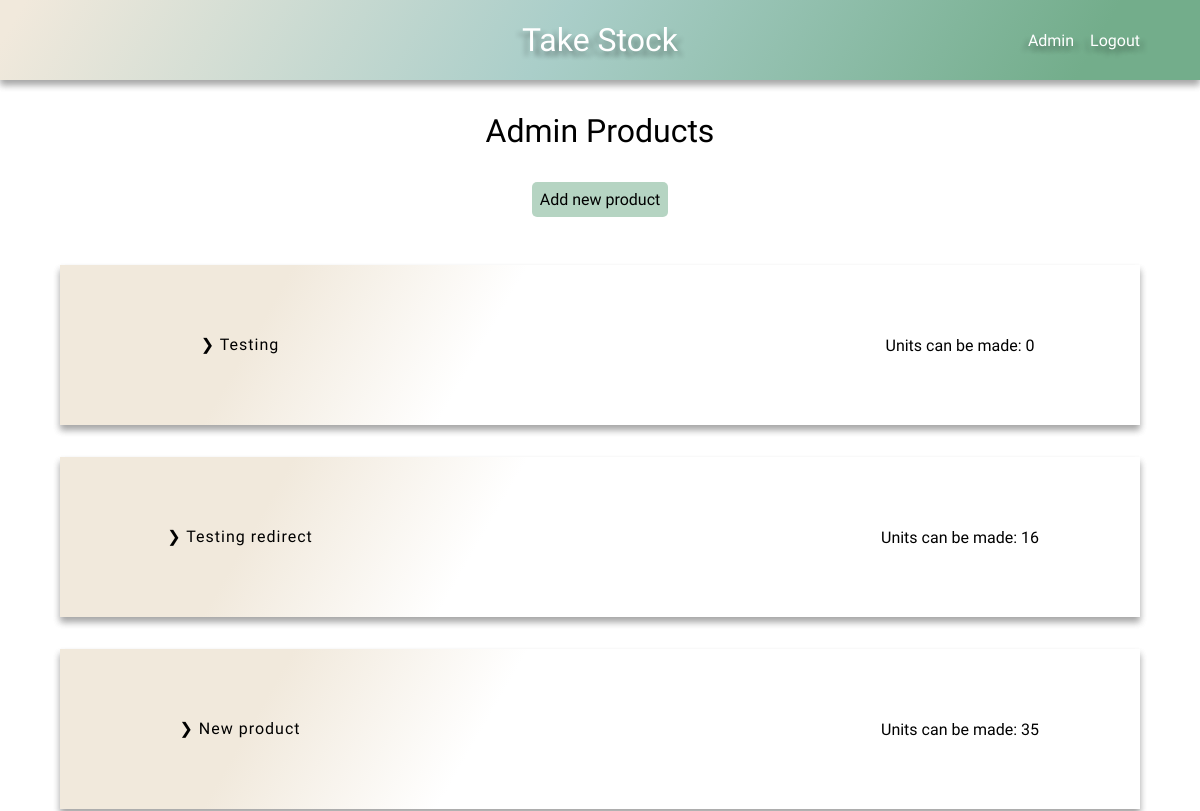
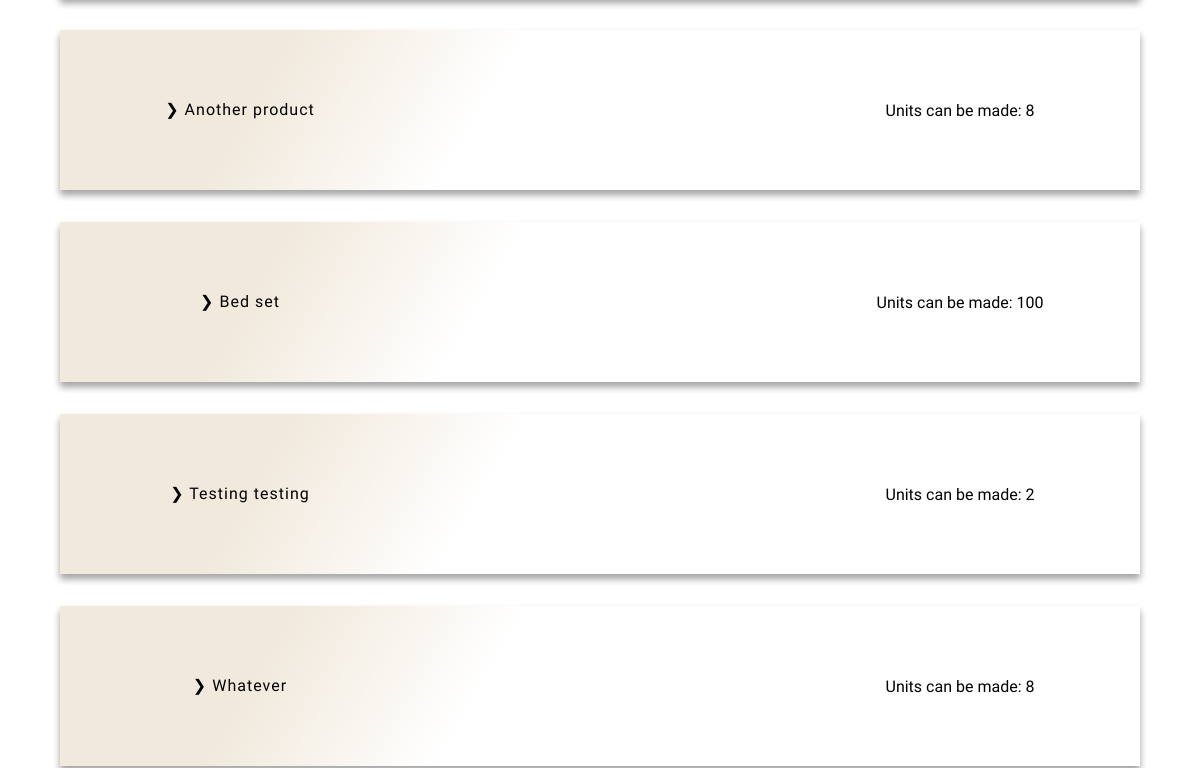
Page /products/ (signed in, upper part) on the earlier database version (2 pictures, top to bottom).
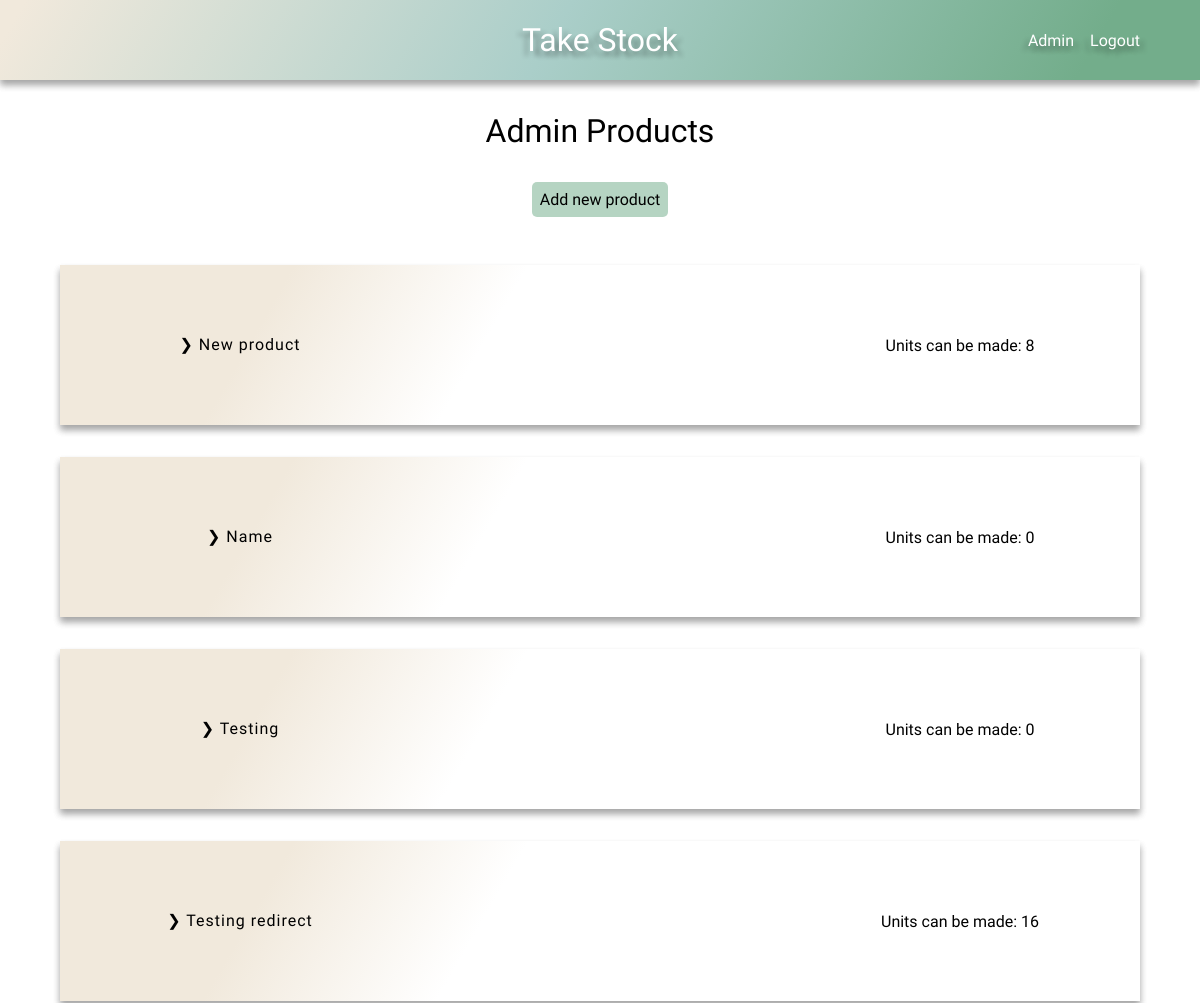
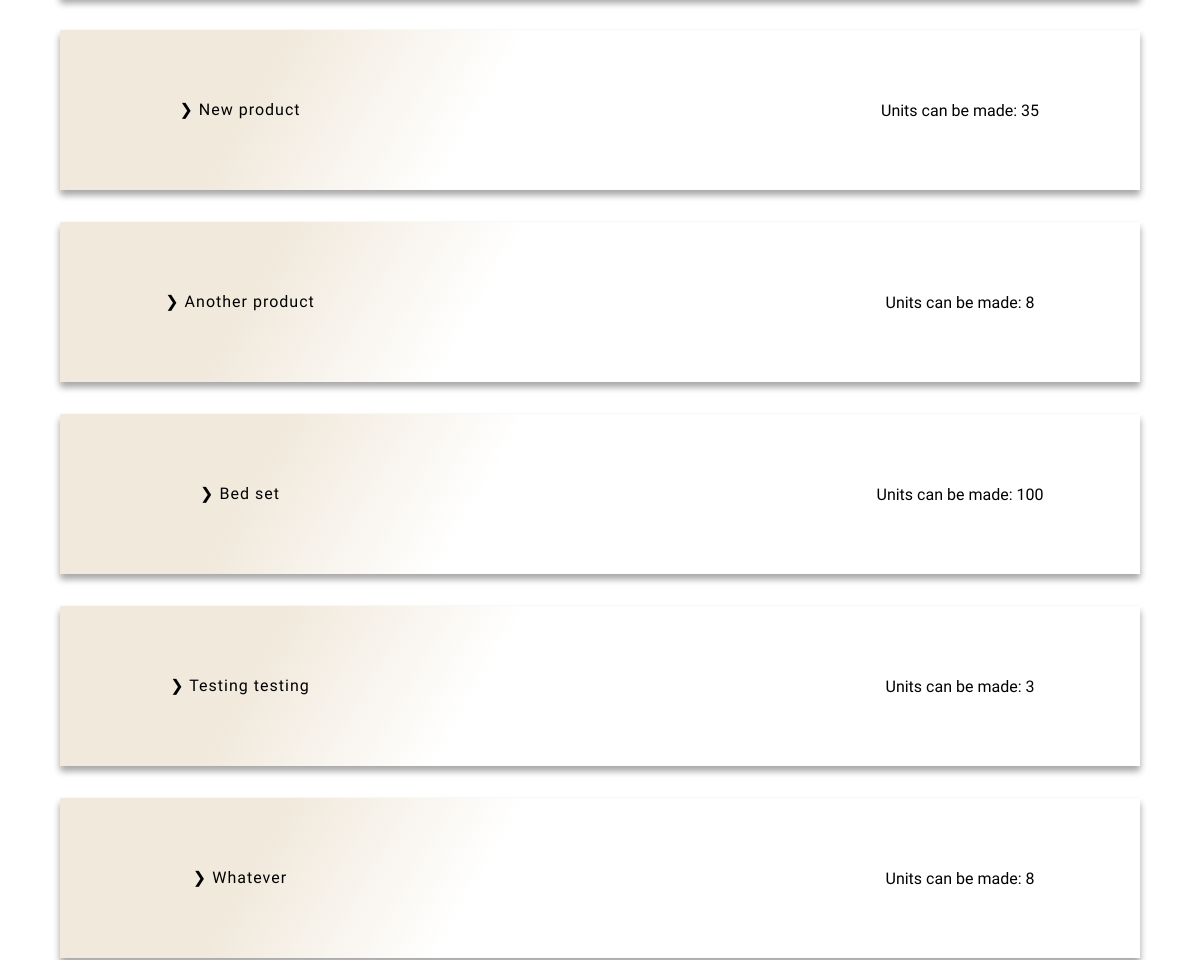
Same page on the later database version (2 pictures, top to bottom).
### stock/models.py (models this page shows)
class Product(models.Model):
    name = models.CharField(max_length=100)
    stock_parts = models.ManyToManyField(Stock)
    company = models.ForeignKey(User, on_delete=models.CASCADE, default=1)
    def __str__(self):
        return f'{self.name}'

### stock/views.py (the view)
# urls.py: path('products/', product_page, name='products'),
def product_page(request):
    default_user = request.user
    products = Product.objects.filter(company=default_user)
    number_to_be_made = {}
    for product in products:
        parts = Parts.objects.filter(
            product_part_belongs_to=product.id
            )
        units = {}
        amount = []
        total_units_to_be_made = {}
        for i in parts:
            units_to_make = (i.item.number_in_stock / i.number_required)
            units_to_make = math.floor(units_to_make)
            units[i.product_part_belongs_to] = units_to_make
            amount.append(units_to_make)
        amount.sort()
        amount = amount[:1]
        if len(amount) == 0 or amount[0] == 0:
            total_units_to_be_made = 0
        else:
            for num in amount:
                int(num)
                total_units_to_be_made = num
        number_to_be_made[product.id] = total_units_to_be_made
    context = {
        'products': products,
        'number_to_be_made': number_to_be_made,
        'default_user': default_user
    }
    return render(request, 'products.html', context)

### stock/context_processors.py (called while the page is built)
def base(request):
    default_user = request.user
    return ({'default_user': default_user})

### stock/templates/products.html
{% extends 'base.html' %}
{% load static %}
{% block head %}
    <link rel="stylesheet" href="{% static 'css/product.css' %}">
    <link rel="stylesheet" href="{% static 'css/style.css' %}">
{% endblock %}
{% block content %}
    <h1>{{ default_user|title }} Products</h1>
    <div class="add-new btn btn-submit btn-hover">
        <a href="{% url 'add_new_product' %}">Add new product</a>
    </div>
    <div class="product-container">
        {% for product in products %}
            <div class="product-row">
                <div class="product">
                    <a href="{% url 'product-detail' product.id %}">❯ {{ product }}</a>
                </div>
                <div class="orders">
                </div>
                <div class="unit-number">
                    {% for key, value in number_to_be_made.items %}
                        {% if product.id == key %}
                            Units can be made: {{ value }}
                        {% endif %}
                    {% endfor %}
                </div>
            </div>
        {% endfor %}
    </div>
{% endblock %}

Differences in the rows shown:
added Product: name "Name", number_to_be_made "0"
added Product: name "New product", number_to_be_made "8"
Other differences:
new list line: "Units can be made: 3"
list line gone: "Units can be made: 2"
